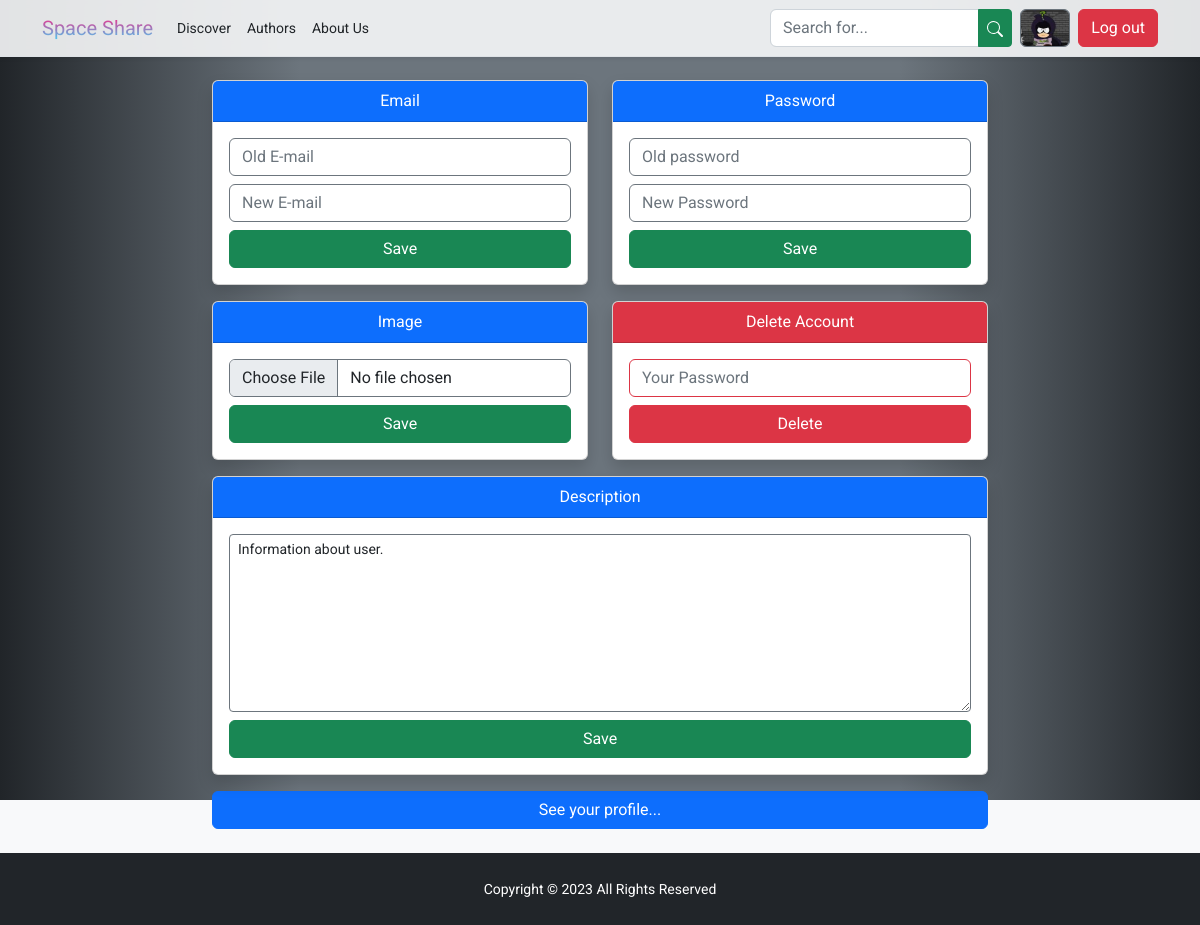
The app's page /settings (signed in), older data.
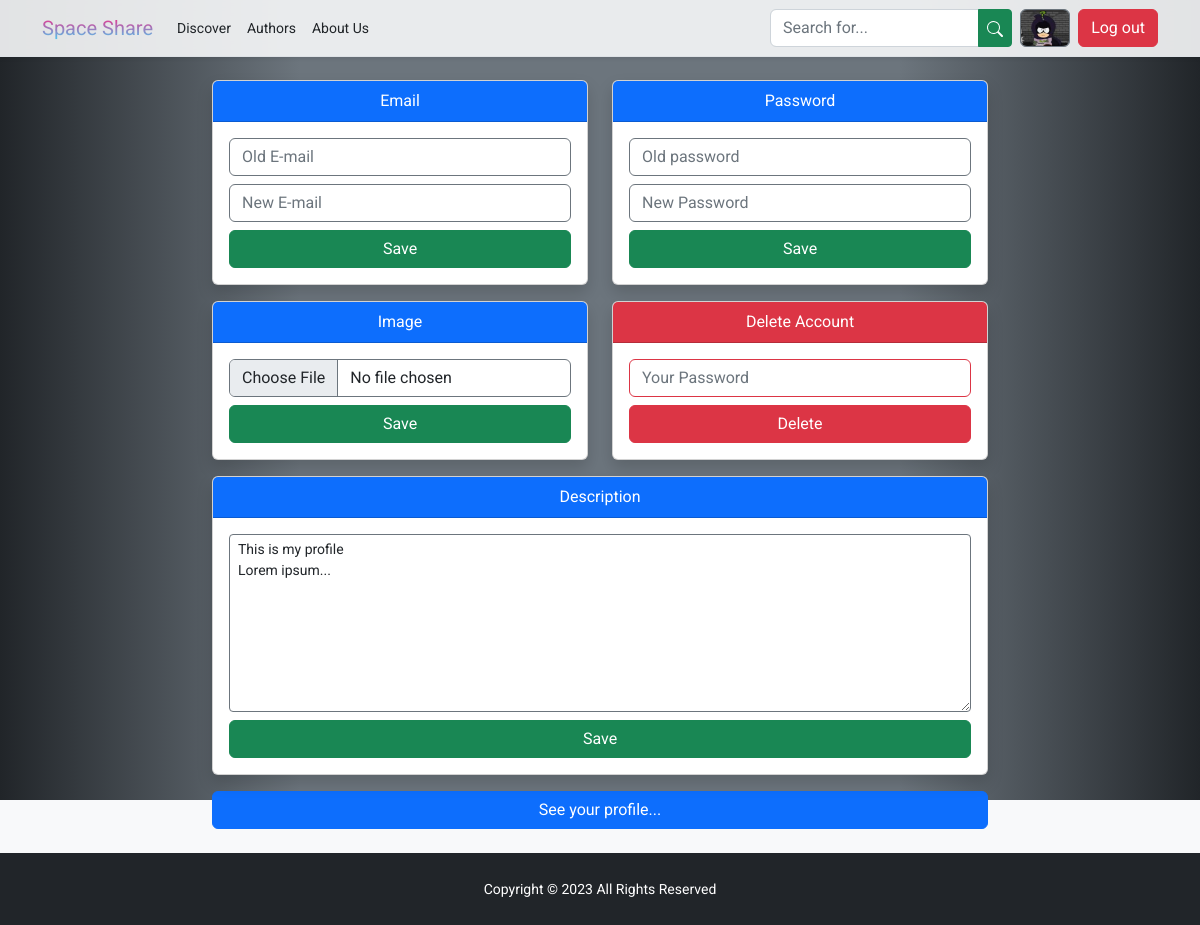
The same page, newer data.
### Blog/models.py (models this page shows, shortened)
class User(models.Model):
    slug = models.SlugField(db_index=True, unique=True, null=True, blank=True)
    login = models.CharField(unique=True, max_length=15, validators=[RegexValidator(
        "^(?=.*?[a-zA-Z\d])[a-zA-Z][a-zA-Z\d_-]{2,28}[a-zA-Z\d]$", message="Login must be between 4 and 30 characters long and must start with a letter and end with a letter or number. It can contain a floor and dash between the start and end.")])
    password = models.CharField(max_length=100, validators=[RegexValidator(
        "^(?=.*?[a-z])(?=.*?[A-Z])(?=.*?[0-9])(?=.*?[.~!@#$%^&*()+=[\]\\;:'\"/,|{}<>?])[a-zA-Z0-9.~!@#$%^&*()+=[\]\\;:'\"/,|{}<>?]{8,40}$", message="Password must be between 8 and 40 characters long, contain one lowercase and one uppercase letter, one number and one special character.")])
    nickname = models.CharField(unique=True, max_length=15, validators=[RegexValidator(
        "^[a-zA-Z]\w*$", message="Incorrect expression of nickname.")])
    email = models.EmailField(unique=True, validators=[RegexValidator(
        "^(?:[a-z0-9!#$%&'*+/=?^_`{|}~-]+(?:\.[a-z0-9!#$%&'*+/=?^_`{|}~-]+)*|\"(?:[\x01-\x08\x0b\x0c\x0e-\x1f\x21\x23-\x5b\x5d-\x7f]|\\[\x01-\x09\x0b\x0c\x0e-\x7f])*\")@(?:(?:[a-z0-9](?:[a-z0-9-]*[a-z0-9])?\.)+[a-z0-9](?:[a-z0-9-]*[a-z0-9])?|\[(?:(?:(2(5[0-5]|[0-4][0-9])|1[0-9][0-9]|[1-9]?[0-9]))\.){3}(?:(2(5[0-5]|[0-4][0-9])|1[0-9][0-9]|[1-9]?[0-9])|[a-z0-9-]*[a-z0-9]:(?:[\x01-\x08\x0b\x0c\x0e-\x1f\x21-\x5a\x53-\x7f]|\\[\x01-\x09\x0b\x0c\x0e-\x7f])+)\])$", message="Incorrect expression of e-mail.")])
    image = models.ImageField(
        upload_to="users", null=True, default="users/default.png")
    description = models.TextField(
        validators=[MinLengthValidator(15), MaxLengthValidator(2000)], default="Information about user.", null=True)

### Blog/views.py (the view, shortened to what this page needs)
# urls.py: path("settings", views.Settings.as_view(), name="settings"),
class Settings(TemplateView):
    template_name = "Blog/settings.html"
    def get_context_data(self, **kwargs):
        context = super().get_context_data(**kwargs)
        context["form_changeemail"] = ChangeEmailForm()
        context["form_changepassword"] = ChangePasswordForm()
        context["form_changeimage"] = ChangeImageForm()
        context["form_deleteaccount"] = DeleteAccountForm()
        context["form_changedescription"] = ChangeDescriptionForm(instance=UserModel.objects.get(
            nickname=self.request.session.get("nickname")))
        context["user_slug"] = UserModel.objects.get(
            nickname=self.request.session.get("nickname")).slug
        return context
    def get(self, request, *args, **kwargs):
        if not self.request.session.get("nickname"):
            return redirect("/logout")
        return super().get(request, *args, **kwargs)

### Blog/forms.py (shortened to what this page needs)
class ChangeEmailForm(forms.ModelForm):
    old_email = forms.EmailField(label="New E-mail", validators=[RegexValidator(
        "^(?:[a-z0-9!#$%&'*+/=?^_`{|}~-]+(?:\.[a-z0-9!#$%&'*+/=?^_`{|}~-]+)*|\"(?:[\x01-\x08\x0b\x0c\x0e-\x1f\x21\x23-\x5b\x5d-\x7f]|\\[\x01-\x09\x0b\x0c\x0e-\x7f])*\")@(?:(?:[a-z0-9](?:[a-z0-9-]*[a-z0-9])?\.)+[a-z0-9](?:[a-z0-9-]*[a-z0-9])?|\[(?:(?:(2(5[0-5]|[0-4][0-9])|1[0-9][0-9]|[1-9]?[0-9]))\.){3}(?:(2(5[0-5]|[0-4][0-9])|1[0-9][0-9]|[1-9]?[0-9])|[a-z0-9-]*[a-z0-9]:(?:[\x01-\x08\x0b\x0c\x0e-\x1f\x21-\x5a\x53-\x7f]|\\[\x01-\x09\x0b\x0c\x0e-\x7f])+)\])$", message="Incorrect expression of e-mail.")], widget=forms.EmailInput({
            'class': 'form-control border border-secondary mb-2',
            'placeholder': 'Old E-mail'
        }))
    field_order = ['old_email', 'email']
    class Meta:
        model = UserModel
        fields = ["email"]
        widgets = {
            'email': forms.EmailInput(attrs={
                'class': 'form-control border border-secondary mb-2',
                'placeholder': 'New E-mail'
            })
        }

class ChangePasswordForm(forms.ModelForm):
    old_password = forms.CharField(label="Old password", validators=[RegexValidator(
        "^(?=.*?[a-z])(?=.*?[A-Z])(?=.*?[0-9])(?=.*?[.~!@#$%^&*()+=[\]\\;:'\"/,|{}<>?])[a-zA-Z0-9.~!@#$%^&*()+=[\]\\;:'\"/,|{}<>?]{8,40}$", message="Password must be between 8 and 40 characters long, contain one lowercase and one uppercase letter, one number and one special character.")], widget=forms.PasswordInput(attrs={
            'class': 'form-control border border-secondary mb-2',
            'placeholder': 'Old password'
        }))
    field_order = ['old_password', 'password']
    class Meta:
        model = UserModel
        fields = ["password"]
        widgets = {
            'password': forms.PasswordInput(attrs={
                'class': 'form-control border border-secondary mb-2',
                'placeholder': 'New Password'
            })
        }

### Blog/templates/Blog/settings.html (shortened to what this page needs)
{% extends 'Blog/base_blog.html' %}
{% load static %}
{% block doc_css %}
    <link rel="stylesheet" href="{% static 'Blog/css/settings.css' %}">
{% endblock %}
{% block blog_content %}
    <div class="bg-settings"></div>
    <div class="container-fluid position-absolute top-0 start-0 text-center mt-5">
        <div class="row justify-content-center mt-4">
            <div class="col-12 col-sm-10 col-md-8 col-lg-5 col-xl-4 col-xxl-3 my-2">
                <div class="card shadow">
                    <div class="card-header bg-primary text-bg-primary">
                        Email
                    </div>
                    <div class="card-body">
                        <form method="POST">
                            <div class="row gx-2">
                                <div class="col-md-12">
                                    <div class="mb-2">
                                        {% for form_item in form_changeemail %}
                                            {{ form_item }}
                                        {% endfor %}
                                    </div>
                                </div>
                                <div class="col-md-12">
                                    <div class="d-grid">
                                        <button type="submit" name="change_email" class="btn btn-success">
                                            Save
                                        </button>
                                    </div>
                                </div>
                            </div>
                        </form>
                    </div>
                </div>
            </div>
            <div class="col-12 col-sm-10 col-md-8 col-lg-5 col-xl-4 col-xxl-3 my-2">
                <div class="card shadow">
                    <div class="card-header bg-primary text-bg-primary">
                        Password
                    </div>
                    <div class="card-body">
                        <form method="POST">
                            <div class="row gx-2">
                                <div class="col-md-12">
                                    <div class="mb-2">
                                        {% for form_item in form_changepassword %}
                                            {{ form_item }}
                                        {% endfor %}
                                    </div>
                                </div>
                                <div class="col-md-12">
                                    <div class="d-grid">
                                        <button type="submit" name="change_password" class="btn btn-success">
                                            Save
                                        </button>
                                    </div>
                                </div>
                            </div>
                        </form>
                    </div>
                </div>
            </div>
        </div>
        <div class="row justify-content-center">
            <div class="col-12 col-sm-10 col-md-8 col-lg-5 col-xl-4 col-xxl-3 my-2">
                <div class="card shadow">
                    <div class="card-header bg-primary text-bg-primary">
                        Image
                    </div>
                    <div class="card-body">
                        <form method="POST" enctype="multipart/form-data">
                            <div class="row gx-2">
                                <div class="col-md-12">
                                    <div class="mb-2">
                                        {% for form_item in form_changeimage %}
                                            {{ form_item }}
                                        {% endfor %}
                                    </div>
                                </div>
                                <div class="col-md-12">
                                    <div class="d-grid">
                                        <button type="submit" name="change_image" class="btn btn-success">
                                            Save
                                        </button>
                                    </div>
                                </div>
                            </div>
                        </form>
                    </div>
                </div>
            </div>
            <div class="col-12 col-sm-10 col-md-8 col-lg-5 col-xl-4 col-xxl-3 my-2">
                <div class="card shadow">
                    <div class="card-header bg-danger text-bg-danger">
                        Delete Account
                    </div>
                    <div class="card-body">
                        <form method="POST">
                            <div class="row gx-2">
                                <div class="col-md-12">
                                    <div class="mb-2">
                                        {% for form_item in form_deleteaccount %}
                                            {{ form_item }}
                                        {% endfor %}
                                    </div>
                                </div>
                                <div class="col-md-12">
                                    <div class="d-grid">
                                        <button type="submit" name="delete_account" class="btn btn-danger">
                                            Delete
                                        </button>
                                    </div>
                                </div>
                            </div>
                        </form>
                    </div>
                </div>
            </div>
        </div>
        <div class="row justify-content-center">
            <div class="col-12 col-sm-10 col-md-8 col-lg-10 col-xl-8 col-xxl-6 my-2">
                <div class="card shadow">
                    <div class="card-header bg-primary text-bg-primary">
                        Description
                    </div>
                    <div class="card-body">
                        <form method="POST">
                            <div class="row gx-2">
                                <div class="col-md-12">
                                    <div class="mb-2">
                                        {% for form_item in form_changedescription %}
                                            {{ form_item }}
                                        {% endfor %}
                                    </div>
                                </div>
                                <div class="col-md-12">
                                    <div class="d-grid">
                                        <button type="submit" name="change_description" class="btn btn-success">
                                            Save
                                        </button>
                                    </div>
                                </div>
                            </div>
                        </form>
                    </div>
                </div>
            </div>
        </div>
        <div class="row justify-content-center">
            <div class="col-12 col-sm-10 col-md-8 col-lg-10 col-xl-8 col-xxl-6 mt-2 mb-5">
                <a href="{% url 'user' user_slug %}" class="btn btn-primary w-100">See your profile...</a>
            </div>
        </div>
    </div>
{% endblock %}

### Blog/templates/Blog/base_blog.html
{% extends 'base.html' %}
{% block doc_content %}
    {% include "Blog/includes/navigation.html" %}
    {% block blog_content %}{% endblock %}
    {% include "Blog/includes/footer.html" %}
{% endblock %}

### templates/base.html (shortened to what this page needs)
{% load static %}
<!DOCTYPE html>
<html lang="en">
<head>
    <link href="https://cdn.jsdelivr.net/npm/bootstrap@5.2.3/dist/css/bootstrap.min.css" rel="stylesheet">
    <link rel="stylesheet" href="{% static 'css/base.css' %}">
    {% block doc_css %}{% endblock %}
</head>
<body class="bg-light">
    {% block doc_content %}{% endblock %}
</body>
</html>

### Blog/templates/Blog/includes/navigation.html (shortened to what this page needs)
{% load static %}
<nav class="navbar navbar-expand-lg bg-light small border-bottom shadow-sm fixed-top custom-nav">
    <div class="container">
        <a href="{% url 'index' %}" class="navbar-brand">
            <span class="brand-style brand-gradient">Space Share</span>
        </a>
        <div class="collapse navbar-collapse" id="blog-navbar">
            <ul class="navbar-nav me-auto mb-2 mb-lg-0">
                <li class="nav-item">
                    <a href="{% url 'posts' %}" class="nav-link text-dark">Discover</a>
                </li>
                <li class="nav-item">
                    <a href="{% url 'authors' %}" class="nav-link text-dark">Authors</a>
                </li>
                <li class="nav-item">
                    <a href="{% url 'about_us' %}" class="nav-link text-dark">About Us</a>
                </li>
            </ul>
            <form class="d-flex" role="search" action="{% url 'posts_by_search' %}" method="GET">
                <div class="input-group">
                    <input type="search" name="search" class="form-control from-control-sm" placeholder="Search for..." required>
                    <button type="submit" class="btn btn-sm btn-success">
                    </button>
                </div>
            </form>
            {% if request.session.nickname %}
                <a href="{% url 'settings' %}" class="btn btn-secondary mt-2 mt-lg-0 ms-lg-2 p-0">
                    <img src="{{ request.session.image }}" alt="Profile" class="nav-settings rounded">
                </a>
                <a href="{% url 'logout' %}" class="btn btn-danger mt-2 mt-lg-0 ms-lg-2">
                    Log out
                </a>
            {% else %}
                <a href="{% url 'login' %}" class="btn btn-success mt-2 mt-lg-0 ms-lg-2">
                    Login In
                </a>
            {% endif %}
        </div>
    </div>
</nav>

### Blog/templates/Blog/includes/footer.html
<div class="my-5 pt-1"></div>
<footer class="main-footer position-fixed bottom-0 w-100 text-bg-dark p-4 text-center">
    <p class="m-0">
        <small>Copyright &copy; 2023 All Rights Reserved</small>
    </p>
</footer>

### static/css/base.css (style rules this page uses)
:root { --sky: #4cc9f0; --far-space: #f72585; }
html, body { font-family: 'Roboto', sans-serif; }
.navbar { z-index: 11; }
.custom-nav { --bs-bg-opacity: .9; backdrop-filter: blur(8px); }
.brand-gradient { background: var(--light); background: -webkit-linear-gradient(to top, var(--sky), var(--far-space)); background: linear-gradient(to top, var(--sky), var(--far-space)); -webkit-background-clip: text; background-clip: text; color: transparent; }
.nav-settings { max-width: 54px; height: 36px; }
.main-footer { z-index: 10; }

### Blog/static/Blog/css/settings.css (style rules this page uses)
.bg-settings { position: fixed; left: 0; top: 0; z-index: -1; min-width: 100vw; min-height: 100vh; background: rgb(33, 37, 41); background: linear-gradient(90deg, rgba(33, 37, 41, 1) 0%, rgba(108, 117, 125, 1) 25%, rgba(108, 117, 125, 1) 50%, rgba(108, 117, 125, 1) 75%, rgba(33, 37, 41, 1) 100%); }

Row changes from the older to the newer data that the page shows:
changed User: description "Information about user." → "This is my profile Lorem ipsum..."
